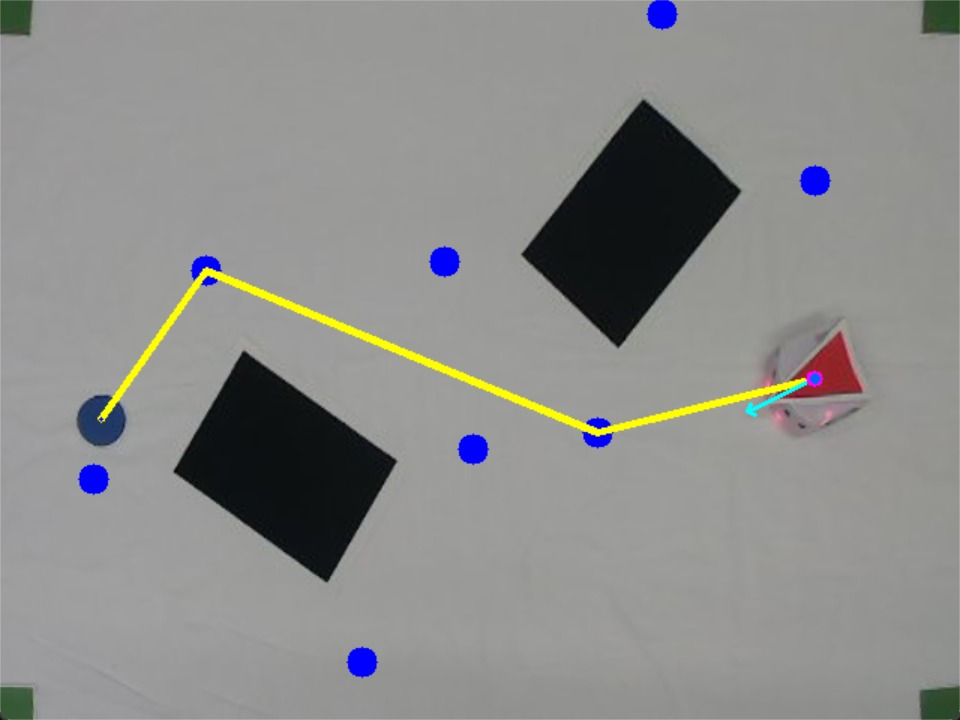
#> input picture figs/image_with_path_drawn.jpg, 960 x 720 px
$ python -i CameraCalibration.py   (imports and definitions only)
#> lines starting #> are read from the running program, lines starting #| are printed output that depends on the picture; after the words box and inside, x2 and y2 are one past the last pixel; in counts of white or black regions, pixels touching at a corner belong together
import cv2
import time
import matplotlib.pyplot as plt

def calibrateHSV():
    init_camera_QRdetector(1)
    for i in range(100):
        image_detected, image = video_stream.read()
    if image_detected:
        find_thresh(image)

# function initializes the webcam
def init_camera_QRdetector(camera_id):
#> further down, picture is the input picture: shape (720, 960, 3); mean B, G, R 138.9, 140.7, 140.5
    video_stream = cv2.VideoCapture(camera_id)
    time.sleep(1)
    QR_detector = cv2.QRCodeDetector()
    if not video_stream.isOpened():
        raise IOError("Cannot open webcam")
    return video_stream, QR_detector

def kill_camera(video_stream):
    video_stream.release()
    cv2.destroyAllWindows()

def doNothing(x):
    pass

def find_thresh(image):
    #creating a resizable window named Track Bars
    cv2.namedWindow('Track Bars', cv2.WINDOW_NORMAL)

    #creating track bars for gathering threshold values of red green and blue
    cv2.createTrackbar('min_blue', 'Track Bars', 0, 255, doNothing)
#> slider 'min_blue' is set to 51
    cv2.createTrackbar('min_green', 'Track Bars', 0, 255, doNothing)
#> slider 'min_green' is set to 51
    cv2.createTrackbar('min_red', 'Track Bars', 0, 255, doNothing)
#> slider 'min_red' is set to 51

    cv2.createTrackbar('max_blue', 'Track Bars', 0, 255, doNothing)
#> slider 'max_blue' is set to 255
    cv2.createTrackbar('max_green', 'Track Bars', 0, 255, doNothing)
#> slider 'max_green' is set to 255
    cv2.createTrackbar('max_red', 'Track Bars', 0, 255, doNothing)
#> slider 'max_red' is set to 255

    resized_image = cv2.resize(image,(800, 626))
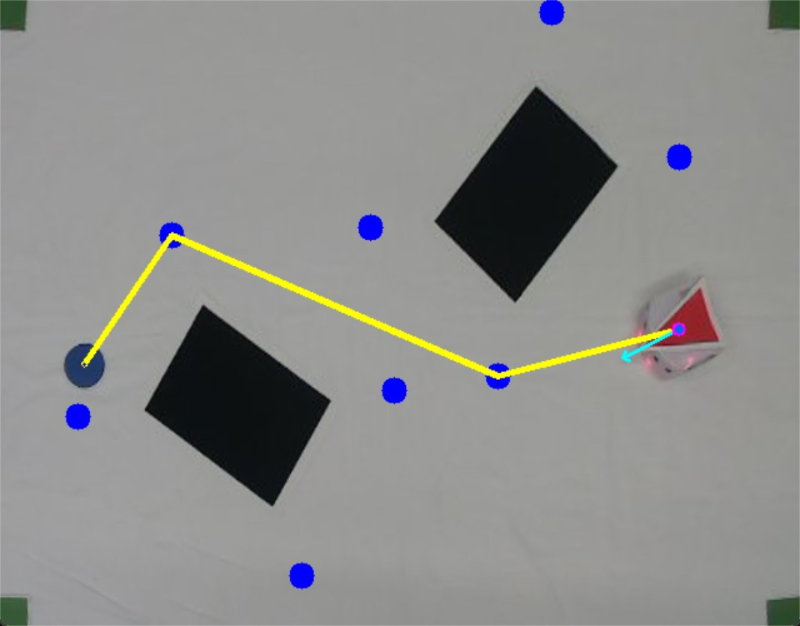
#> resized_image: shape (626, 800, 3); mean B, G, R 138.8, 140.7, 140.4
    #converting into HSV color model
    hsv_image = cv2.cvtColor(resized_image, cv2.COLOR_BGR2HSV)
#> hsv_image: shape (626, 800, 3); mean H, S, V 37.6, 14.9, 143.5

    #showing both resized and hsv image in named windows
    #cv2.imshow('Base Image', resized_image)
    #cv2.imshow('HSV Image', hsv_image)


    #creating a loop to get the feedback of the changes in trackbars
    while True:
        #reading the trackbar values for thresholds
        min_blue = cv2.getTrackbarPos('min_blue', 'Track Bars')
        min_green = cv2.getTrackbarPos('min_green', 'Track Bars')
        min_red = cv2.getTrackbarPos('min_red', 'Track Bars')

        max_blue = cv2.getTrackbarPos('max_blue', 'Track Bars')
        max_green = cv2.getTrackbarPos('max_green', 'Track Bars')
        max_red = cv2.getTrackbarPos('max_red', 'Track Bars')

        #using inrange function to turn on the image pixels where object threshold is matched
        mask = cv2.inRange(hsv_image, (min_blue, min_green, min_red), (max_blue, max_green, max_red))
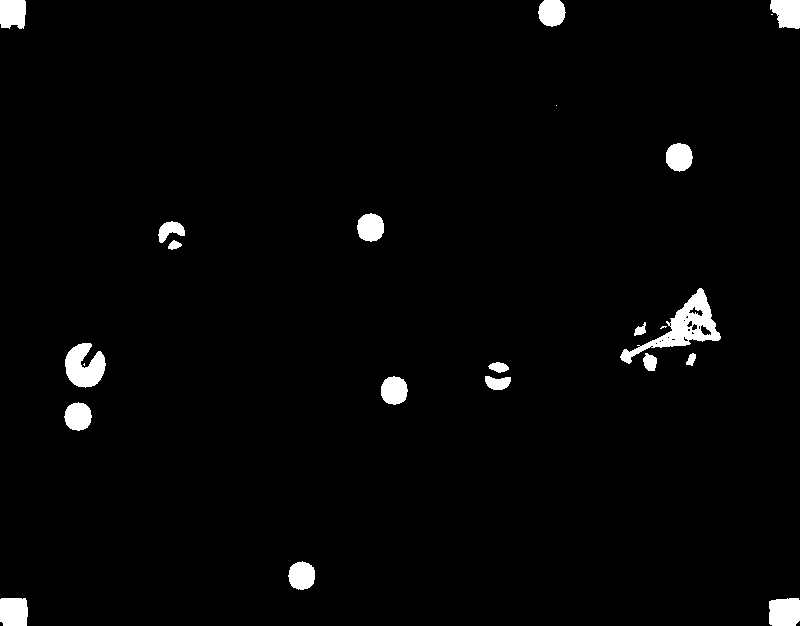
#> mask: shape (626, 800); 2.2% white; 23 white regions (4 under 20 px), largest, box (x1, y1, x2, y2) and area: (620, 288, 721, 364) 2088, (65, 343, 106, 388) 1240, (769, 598, 800, 626) 817
        #showing the mask image
        cv2.imshow('Mask Image', mask)
        # checking if q key is pressed to break out of loop
        key = cv2.waitKey(25)
#> (key q is pressed here)
        if key == ord('q'):
            break

    #printing the threshold values for usage in detection application
    print(f'min_blue {min_blue}  min_green {min_green} min_red {min_red}')
    print(f'max_blue {max_blue}  max_green {max_green} max_red {max_red}')
    #destroying all windows
    cv2.destroyAllWindows()


CAMERA_ID = 1
video_stream, _ = init_camera_QRdetector(CAMERA_ID)
# [2 lines not run here, left out]

>>> import cv2
>>> picture = cv2.imread('figs/image_with_path_drawn.jpg')
>>> result = find_thresh(picture)
